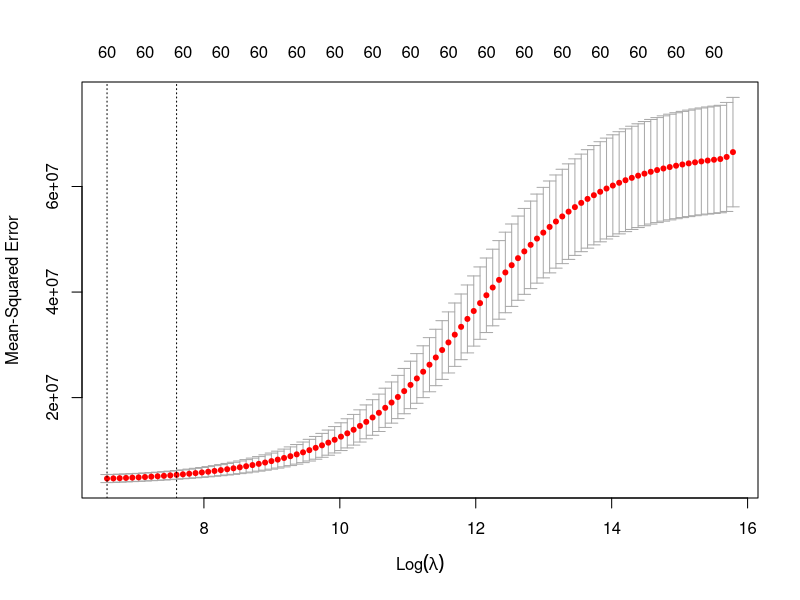

Recreate this plot in R.
setwd("E:\\Git\\rprojects\\MachineLearning\\Advance Regression\\Regularization")
carPrice = read.csv("carPrice.csv")
str(carPrice)
sum(is.na(carPrice))

#use glmnet package for regularization
#install.packages("glmnet")
library(glmnet)

#create a matrix x of all independent variables 
#and store dependent variable  in y
x = model.matrix(price~.,data=carPrice)[,-1]
y = carPrice$price


#training & test
set.seed(1)
train = sample(1:nrow(x),.7*nrow(x))

test = -train


y.test = y[test]


#cross validation
cv.out = cv.glmnet(x[train,],y[train],alpha=0) #alpha =0 means ridge regression

plot(cv.out)


#optimal lambda
minlambda <- cv.out$lambda.min
minlambda


#apply model on train dataset at lambda equal to minlamda
ridge.mod = glmnet(x[train,],y[train],alpha=0,lambda = minlambda)


#prediction on test data set
ridge.pred = predict(ridge.mod,s=minlambda,newx = x[test,])

#compute mean squar error with ridge
mean((ridge.pred-y.test)^2)




# apply model on train dataset at lambda equal to zero
ridge.mod = glmnet(x[train,],y[train],alpha = 0,lambda = 0)



#linear regression model
ridge.pred_0 = predict(ridge.mod,newx = x[test,])


#compute mean squar error with linear regression 
mean((ridge.pred_0-y.test)^2)
